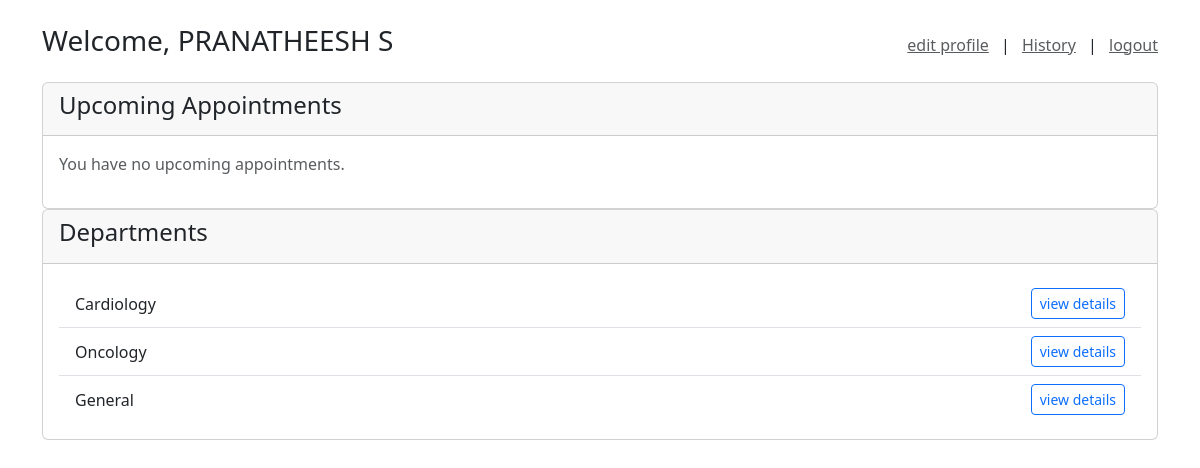
/dashboard (signed in), run on the app's committed database.
### models.py (models this page shows, shortened)
class Patient(db.Model, UserMixin):
    __tablename__ = 'patients'
    id = db.Column(db.Integer, primary_key=True)
    name = db.Column(db.String(120), nullable=False)
    email = db.Column(db.String(120), unique=True, nullable=False)
    password_hash = db.Column(db.String(200), nullable=False)
    age = db.Column(db.Integer)
    gender = db.Column(db.String(10))
    is_blacklisted = db.Column(db.Boolean, default=False, nullable=False)
    appointments = db.relationship('Appointment', backref='patient', lazy=True)

class Department(db.Model):
    __tablename__ = 'departments'
    id = db.Column(db.Integer, primary_key=True)
    name = db.Column(db.String(100), unique=True, nullable=False)
    description = db.Column(db.Text)
    doctors = db.relationship('Doctor', backref='department', lazy=True)

### app.py (the view)
@app.route('/dashboard')
@login_required
def dashboard():
    departments = Department.query.all()
    upcoming_appts = Appointment.query.filter(
        Appointment.patient_id == current_user.id,
        Appointment.date >= date.today(),
        Appointment.status == 'Booked'
    ).order_by(Appointment.date, Appointment.time).all()
    return render_template('dashboard.html',
                           patient=current_user,
                           departments=departments,
                           appointments=upcoming_appts)

### app.py (called while the page is built)
@login_manager.user_loader
def load_user(user_id):
    return Patient.query.get(int(user_id))

### templates/dashboard.html
{% extends 'layout.html' %}
{% block content %}
<div class="d-flex justify-content-between align-items-center mb-3">
    <h3>Welcome, {{ patient.name }}</h3>
    <div>
        <a href="#" class="text-muted me-2">edit profile</a> |
        <a href="{{ url_for('patient_history') }}" class="text-muted mx-2">History</a> |
        <a href="{{ url_for('logout') }}" class="text-muted ms-2">logout</a>
    </div>
</div>
<div class="card">
    <div class="card-header">
        <h4>Upcoming Appointments</h4>
    </div>
    <div class="card-body">
        {% if appointments %}
            <table class="table table-hover">
                <thead>
                    <tr>
                        <th scope="col">Sr No.</th>
                        <th scope="col">Doctor Name</th>
                        <th scope="col">Department</th>
                        <th scope="col">Date</th>
                        <th scope="col">Time</th>
                        <th scope="col">Action</th>
                    </tr>
                </thead>
                <tbody>
                    {% for appt in appointments %}
                    <tr>
                        <td>{{ loop.index }}</td>
                        <td>{{ appt.doctor.name }}</td>
                        <td>{{ appt.doctor.department.name }}</td>
                        <td>{{ appt.date.strftime('%d/%m/%Y') }}</td>
                        <td>{{ appt.time.strftime('%I:%M %p') }}</td>
                        <td>
                            <form action="{{ url_for('cancel_appointment', appt_id=appt.id) }}" method="POST" onsubmit="return confirm('Are you sure you want to cancel this appointment?');">
                                <button type="submit" class="btn btn-danger btn-sm">cancel</button>
                            </form>
                        </td>
                    </tr>
                    {% endfor %}
                </tbody>
            </table>
        {% else %}
            <p class="text-muted">You have no upcoming appointments.</p>
        {% endif %}
    </div>
</div>
<div class="card">
    <div class="card-header">
        <h4>Departments</h4>
    </div>
    <div class="card-body">
        <ul class="list-group list-group-flush">
            {% for dept in departments %}
            <li class="list-group-item d-flex justify-content-between align-items-center">
                {{ dept.name }}
                <a href="{{ url_for('department_detail', dept_id=dept.id) }}" class="btn btn-outline-primary btn-sm">view details</a>
            </li>
            {% endfor %}
        </ul>
    </div>
</div>
{% endblock %}

### data on the page
Patient: name "PRANATHEESH S"
Department: name "Cardiology"
Department: name "Oncology"
Department: name "General"
